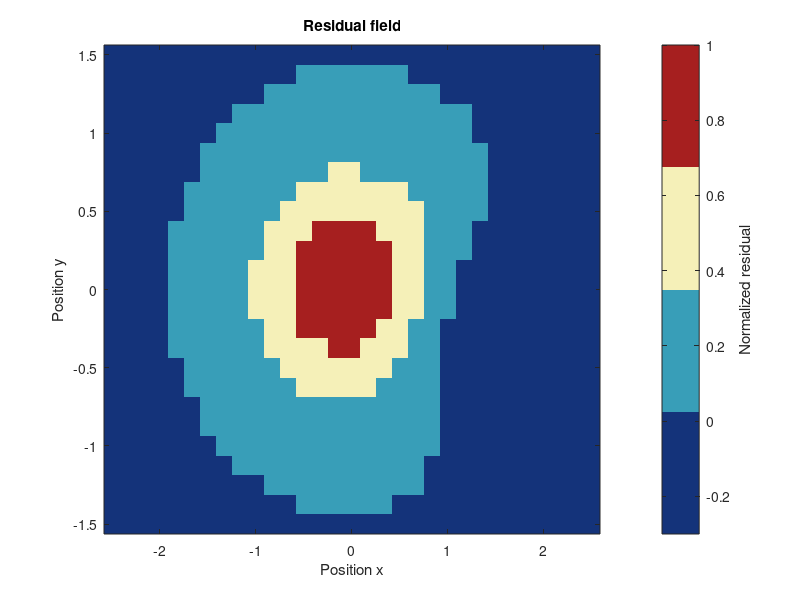

MATLAB code for this plot: (Note: this script raises an error after producing the figure.)
function result = example_scientific_heatmap(outputDirectory)
%EXAMPLE_SCIENTIFIC_HEATMAP Export a scalar Gaussian-residual field.
    repositoryRoot = fileparts(fileparts(fileparts(mfilename('fullpath'))));
    if nargin < 1 || isempty(outputDirectory)
        outputDirectory = fullfile(repositoryRoot, '.audit', ...
                                   'public-preview', 'examples', ...
                                   '08-scientific-heatmap');
    end
    addpath(fullfile(repositoryRoot, 'src'));
    if exist(outputDirectory, 'dir') ~= 7, mkdir(outputDirectory); end

    x = linspace(-2.5, 2.5, 31);
    y = linspace(-1.5, 1.5, 25);
    [X, Y] = meshgrid(x, y);
    field = exp(-(X .^ 2 + 1.8 * Y .^ 2)) - ...
            0.35 * exp(-((X - 1.2) .^ 2 + 3 * (Y + 0.25) .^ 2));

    fig = figure('Visible', 'off'); cleanup = onCleanup(@() close(fig));
    ax = axes('Parent', fig);
    imagesc(ax, x, y, field); set(ax, 'YDir', 'normal');
    set(ax, 'CLim', [-0.3 1]);
    colormap(ax, [0.08 0.20 0.48; 0.22 0.62 0.72; 0.96 0.94 0.72; 0.65 0.12 0.12]);
    xlabel(ax, 'Position x'); ylabel(ax, 'Position y'); title(ax, 'Residual field');
    cb = colorbar(ax); ylabel(cb, 'Normalized residual');

    result = m2t.export(fig, fullfile(outputDirectory, 'scientific-heatmap'), ...
                        'Profile', 'publication', ...
                        'Width', 'single-column', 'Overwrite', true);
    if ~result.success
        error('M2T:ExampleFailed', 'Scientific heatmap export failed: %s', ...
              result.diagnostics(1).message);
    end
    clear cleanup;
end
